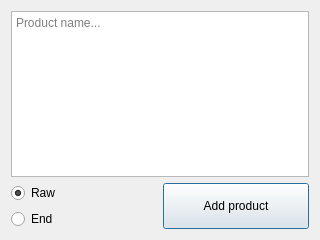
<?xml version="1.0" encoding="UTF-8"?>
<ui version="4.0">
 <class>AddProductDialog</class>
 <widget class="QDialog" name="AddProductDialog">
  <property name="geometry">
   <rect>
    <x>0</x>
    <y>0</y>
    <width>320</width>
    <height>240</height>
   </rect>
  </property>
  <property name="windowTitle">
   <string>Add product</string>
  </property>
  <layout class="QVBoxLayout" name="verticalLayout_2">
   <item>
    <layout class="QVBoxLayout" name="verticalLayout">
     <item>
      <widget class="QTextEdit" name="textEdit">
       <property name="placeholderText">
        <string>Product name...</string>
       </property>
      </widget>
     </item>
     <item>
      <layout class="QHBoxLayout" name="horizontalLayout">
       <item>
        <layout class="QVBoxLayout" name="verticalLayout_3">
         <item>
          <widget class="QRadioButton" name="rawButton">
           <property name="text">
            <string>Raw</string>
           </property>
           <property name="checked">
            <bool>true</bool>
           </property>
           <attribute name="buttonGroup">
            <string notr="true">buttonGroup</string>
           </attribute>
          </widget>
         </item>
         <item>
          <widget class="QRadioButton" name="endButton">
           <property name="text">
            <string>End</string>
           </property>
           <attribute name="buttonGroup">
            <string notr="true">buttonGroup</string>
           </attribute>
          </widget>
         </item>
        </layout>
       </item>
       <item>
        <widget class="QPushButton" name="addRandomButton">
         <property name="sizePolicy">
          <sizepolicy hsizetype="Minimum" vsizetype="Preferred">
           <horstretch>0</horstretch>
           <verstretch>0</verstretch>
          </sizepolicy>
         </property>
         <property name="text">
          <string>Add product</string>
         </property>
        </widget>
       </item>
      </layout>
     </item>
    </layout>
   </item>
  </layout>
 </widget>
 <resources/>
 <connections/>
 <buttongroups>
  <buttongroup name="buttonGroup"/>
 </buttongroups>
</ui>
